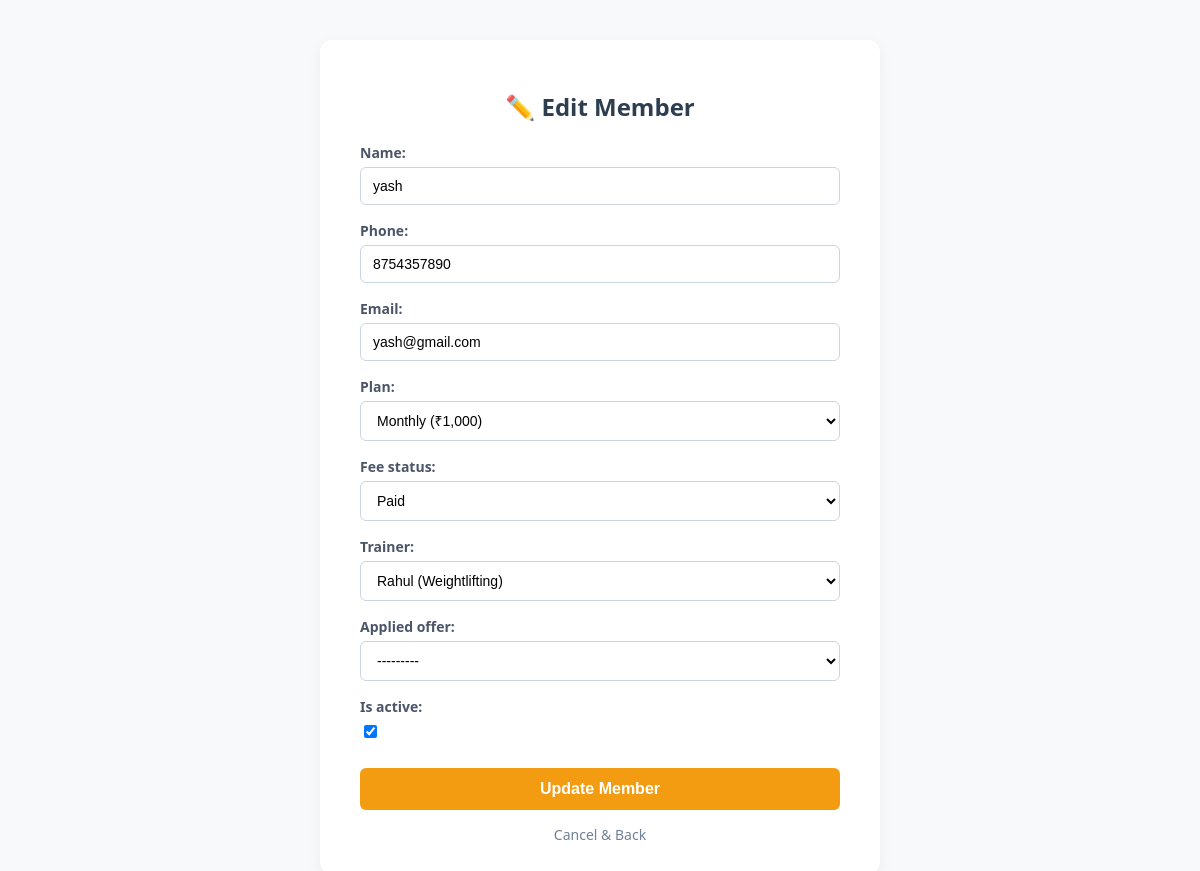
Screenshot of /members/members/edit/11/ with the database file from the repository.
### members/models.py (models this page shows, shortened)
class Member(models.Model):
    PLAN_CHOICES = [
        ('Monthly', 'Monthly (₹1,000)'),
        ('Quarterly', 'Quarterly (₹2,700)'),
        ('Yearly', 'Yearly (₹10,000)'),
    ]
    FEE_CHOICES = [
        ('Paid', 'Paid'),
        ('Pending', 'Pending'),
    ]
    name = models.CharField(max_length=100)
    phone = models.CharField(
        max_length=10,
        validators=[phone_validator]
    )
    email = models.EmailField(blank=True, null=True)
    joined_date = models.DateField(auto_now_add=True)
    is_active = models.BooleanField(default=True)
    plan = models.CharField(
        max_length=20,
        choices=PLAN_CHOICES,
        default='Monthly'
    )
    fee_status = models.CharField(
        max_length=10,
        choices=FEE_CHOICES,
        default='Pending'
    )
    trainer = models.ForeignKey(
        Trainer,
        on_delete=models.SET_NULL,
        null=True,
        blank=True,
        related_name='members'
    )
    applied_offer = models.ForeignKey(
        Offer,
        on_delete=models.SET_NULL,
        null=True,
        blank=True,
        related_name='members'
    )
    class Meta:
        ordering = ['-id']

class Trainer(models.Model):
    name = models.CharField(max_length=100)
    specialty = models.CharField(max_length=100)
    phone = models.CharField(
        max_length=10,
        validators=[phone_validator]
    )
    email = models.EmailField(blank=True, null=True)
    def __str__(self):
        return f"{self.name} ({self.specialty})"

### members/views.py (the view)
# urls.py: path('members/edit/<int:pk>/', views.edit_member, name='edit_member'),
def edit_member(request, pk):
    member = get_object_or_404(Member, pk=pk)
    if request.method == 'POST':
        form = MemberForm(request.POST, instance=member)
        if form.is_valid():
            form.save()
            return redirect('member_list')
    else:
        form = MemberForm(instance=member)
    return render(request, 'members/edit_member.html', {'form': form})

### members/forms.py
class MemberForm(forms.ModelForm):
    class Meta:
        model = Member
        fields = ['name', 'phone', 'email', 'plan', 'fee_status', 'trainer', 'applied_offer', 'is_active']
        widgets = {
            'name': forms.TextInput(attrs={'class': 'form-control', 'placeholder': 'Member Full Name'}),
            'phone': forms.TextInput(attrs={'class': 'form-control', 'placeholder': '10-digit Phone', 'maxlength': '10'}),
            'email': forms.EmailInput(attrs={'class': 'form-control', 'placeholder': 'Email Address'}),
            'plan': forms.Select(attrs={'class': 'form-control'}),
            'fee_status': forms.Select(attrs={'class': 'form-control'}),
            'trainer': forms.Select(attrs={'class': 'form-control'}),
            'applied_offer': forms.Select(attrs={'class': 'form-control'}),
        }

### members/models.py (called while the page is built)
    def __str__(self):
        return f"{self.code} ({self.discount_percentage}% OFF)"

### members/templates/members/edit_member.html (shortened to what this page needs)
<!DOCTYPE html>
<html lang="en">
<head>
</head>
<body>
    <div class="card">
        <h2>✏️ Edit Member</h2>
        <form method="POST">
            {{ form.as_p }}
            <button type="submit">Update Member</button>
        </form>
        <a href="{% url 'member_list' %}" class="cancel-link">Cancel & Back</a>
    </div>
</body>
</html>

### members/templates/members/edit_member.html (style rules this page uses)
body { font-family: 'Segoe UI', Tahoma, sans-serif; background: #f8f9fa; margin: 0; padding: 40px; display: flex; justify-content: center; align-items: center; min-height: 80vh; }
.card { background: white; padding: 30px 40px; border-radius: 12px; box-shadow: 0 4px 15px rgba(0,0,0,0.05); width: 100%; max-width: 480px; }
h2 { color: #2c3e50; margin-bottom: 20px; text-align: center; }
p { margin-bottom: 15px; }
label { display: block; margin-bottom: 5px; font-weight: 600; color: #4a5568; font-size: 14px; }
input[type="text"], input[type="email"], select { width: 100%; padding: 10px 12px; border: 1px solid #cbd5e0; border-radius: 6px; font-size: 14px; box-sizing: border-box; outline: none; background-color: #fff; }
button { width: 100%; background-color: #f39c12; color: white; padding: 12px; border: none; border-radius: 6px; font-size: 16px; font-weight: bold; cursor: pointer; margin-top: 10px; transition: background 0.2s; }
.cancel-link { display: block; text-align: center; margin-top: 15px; color: #718096; text-decoration: none; font-size: 14px; }

### rows the page displays
Member: name "yash", phone "8754357890", email "yash@gmail.com", plan "Monthly (₹1,000)", fee_status "Paid", trainer "Rahul (Weightlifting)", applied_offer "---------", is_active "☑"
